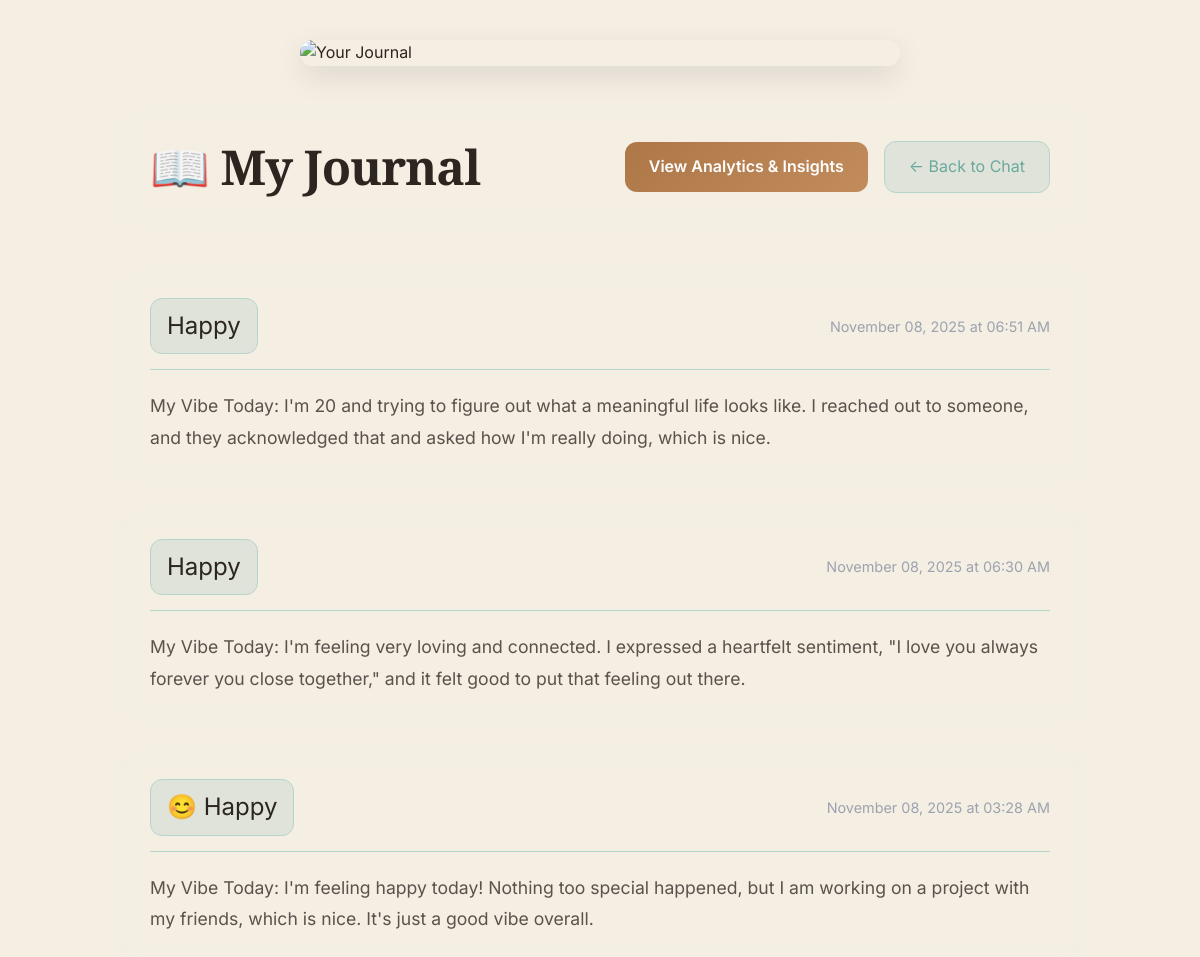
The page /journal (signed in) on the database its author committed.
### models.py (models this page shows, shortened)
class Journal(db.Model):
    __tablename__ = 'journals'
    id = db.Column(db.Integer, primary_key=True)
    user_id = db.Column(db.Integer, db.ForeignKey('users.id'), nullable=False)
    mood = db.Column(db.String(50), nullable=False)
    summary = db.Column(db.Text, nullable=False)
    goal_progress = db.Column(db.Text, nullable=True)
    timestamp = db.Column(db.DateTime, default=datetime.utcnow)

### app.py (the view)
@app.route('/journal')
@login_required
def journal_view():
    journals = Journal.query.filter_by(user_id=current_user.id).order_by(Journal.timestamp.desc()).all()
    return render_template('journal.html', journals=journals)

### app.py (called while the page is built)
@login_manager.user_loader
def load_user(user_id):
    return User.query.get(int(user_id))

### templates/journal.html (shortened to what this page needs)
{% extends "base.html" %}
{% block content %}
<div class="journal-container">
    <div class="journal-hero">
        <img src="{{ url_for('static', filename='images/journal_hero.jpg') }}" alt="Your Journal" class="journal-hero-img">
    </div>
    <div class="journal-header glass">
        <h1 class="glow-text">📖 My Journal</h1>
        <div class="header-buttons">
            {% if journals %}
            <a href="{{ url_for('journal_analytics') }}" class="btn-analytics">View Analytics & Insights</a>
            {% endif %}
            <a href="{{ url_for('chatbot') }}" class="btn-back">← Back to Chat</a>
        </div>
    </div>
    <div class="journal-entries">
        {% if journals %}
            {% for journal in journals %}
            <div class="journal-card glass fade-in">
                <div class="journal-header-info">
                    <span class="mood-badge">{{ journal.mood }}</span>
                    <span class="journal-date">{{ journal.timestamp.strftime('%B %d, %Y at %I:%M %p') }}</span>
                </div>
                <div class="journal-content">
                    <p>{{ journal.summary }}</p>
                </div>
            </div>
            {% endfor %}
        {% else %}
            <div class="empty-state glass">
                <h2>No journal entries yet</h2>
                <p>Start chatting with EmoAI to create your first entry!</p>
                <a href="{{ url_for('chatbot') }}" class="btn-primary glow-btn">Start Chatting</a>
            </div>
        {% endif %}
    </div>
</div>
{% endblock %}

### static/css/main.css (style rules this page uses)
* { margin: 0; padding: 0; box-sizing: border-box; }
:root { --primary-color: #4A5454; --secondary-color: #6E7878; --accent-color: #6BA99F; --accent-light: #7DBFB3; --accent-peach: #E8B5A6; --accent-lavender: #C9B5E3; --accent-tan: #D4A89A; --bg-primary: #FDF8F3; --bg-secondary: #F4EEE3; --bg-accent: #EBE4D9; --bg-warm: #F9F3ED; --bg-sage-light: #E8F0ED; --bg-peach-light: #FDF6F3; --text-primary: #2C2520; --text-secondary: #5A524C; --text-muted: #8B7F74; --text-sage: #456A64; --border-color: #E5DACF; --border-sage: #B5D4CC; --shadow-sm: 0 2px 4px 0 rgba(74, 84, 84, 0.08), 0 1px 2px 0 rgba(74, 84, 84, 0.06); --shadow-md: 0 4px 8px -2px rgba(74, 84, 84, 0.12), 0 2px 4px -1px rgba(74, 84, 84, 0.08); --shadow-lg: 0 10px 20px -5px rgba(74, 84, 84, 0.14), 0 4px 8px -2px rgba(74, 84, 84, 0.1); --shadow-xl: 0 20px 30px -8px rgba(74, 84, 84, 0.16), 0 10px 15px -5px rgba(74, 84, 84, 0.12); --shadow-warm: 0 8px 24px rgba(232, 181, 166, 0.15); }
body { font-family: 'Inter', -apple-system, BlinkMacSystemFont, 'Segoe UI', sans-serif; background: var(--bg-secondary); color: var(--text-primary); min-height: 100vh; line-height: 1.6; -webkit-font-smoothing: antialiased; -moz-osx-font-smoothing: grayscale; }
h1, h2, h3, h4, h5, h6 { font-family: 'Playfair Display', serif; font-weight: 600; line-height: 1.3; color: var(--text-primary); letter-spacing: -0.02em; }
h1 { font-size: 3rem; font-weight: 700; }
html { scroll-behavior: smooth; }

### templates/journal.html (style rules this page uses)
.journal-container { min-height: 100vh; padding: 40px 20px; max-width: 1000px; margin: 0 auto; }
.journal-hero { width: 100%; max-width: 600px; margin: 0 auto 40px; border-radius: 20px; overflow: hidden; box-shadow: 0 10px 30px rgba(0, 0, 0, 0.1); }
.journal-hero-img { width: 100%; height: auto; display: block; object-fit: cover; }
.journal-header { display: flex; justify-content: space-between; align-items: center; padding: 30px; border-radius: 20px; margin-bottom: 40px; backdrop-filter: blur(10px); }
.header-buttons { display: flex; gap: 1rem; align-items: center; }
.btn-analytics { background: linear-gradient(135deg, rgb(173, 119, 72), rgb(193, 139, 92)); padding: 12px 24px; border-radius: 12px; color: white; text-decoration: none; transition: all 0.3s; font-weight: 600; }
.btn-back { background: rgba(107, 169, 159, 0.15); padding: 12px 24px; border-radius: 12px; color: var(--accent-color); text-decoration: none; transition: all 0.3s; border: 1px solid var(--border-sage); }
.journal-entries { display: flex; flex-direction: column; gap: 25px; }
.journal-card { padding: 30px; border-radius: 20px; backdrop-filter: blur(10px); animation: slideUp 0.5s ease-out; }
.journal-header-info { display: flex; justify-content: space-between; align-items: center; margin-bottom: 20px; padding-bottom: 15px; border-bottom: 1px solid var(--border-sage); }
.mood-badge { font-size: 1.5rem; padding: 8px 16px; background: rgba(107, 169, 159, 0.15); border-radius: 12px; border: 1px solid var(--border-sage); }
.journal-date { color: #9ca3af; font-size: 0.9rem; }
.journal-content p { color: var(--text-secondary); line-height: 1.8; font-size: 1.1rem; }

### rows shown on the page
Journal: mood "Happy", timestamp "November 08, 2025 at 06:51 AM", summary "My Vibe Today: I'm 20 and trying to figure out what a meaningful life looks like. I reached out to someone, and they acknowledged that and asked how I'm really doing, which is nice."
Journal: mood "Happy", timestamp "November 08, 2025 at 06:30 AM", summary "My Vibe Today: I'm feeling very loving and connected. I expressed a heartfelt sentiment, \"I love you always forever you close together,\" and it felt good to put that feeling out there."
Journal: mood "😊 Happy", timestamp "November 08, 2025 at 03:28 AM", summary "My Vibe Today: I'm feeling happy today! Nothing too special happened, but I am working on a project with my friends, which is nice. It's just a good vibe overall."
